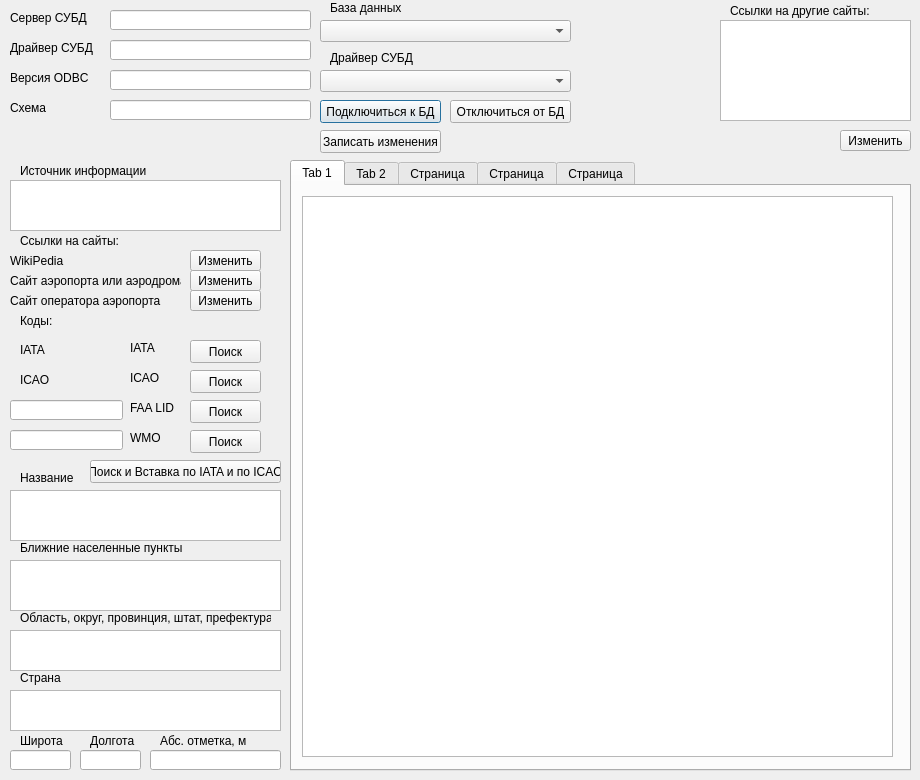
<?xml version="1.0" encoding="UTF-8"?>
<ui version="4.0">
 <class>Dialog</class>
 <widget class="QDialog" name="Dialog">
  <property name="geometry">
   <rect>
    <x>0</x>
    <y>0</y>
    <width>920</width>
    <height>780</height>
   </rect>
  </property>
  <property name="windowTitle">
   <string>Dialog</string>
  </property>
  <widget class="QLabel" name="label_12">
   <property name="geometry">
    <rect>
     <x>10</x>
     <y>40</y>
     <width>91</width>
     <height>16</height>
    </rect>
   </property>
   <property name="text">
    <string>Драйвер СУБД</string>
   </property>
  </widget>
  <widget class="QLineEdit" name="lineEdit_ODBCversion">
   <property name="geometry">
    <rect>
     <x>110</x>
     <y>70</y>
     <width>201</width>
     <height>20</height>
    </rect>
   </property>
  </widget>
  <widget class="QLabel" name="label_16">
   <property name="geometry">
    <rect>
     <x>330</x>
     <y>50</y>
     <width>111</width>
     <height>16</height>
    </rect>
   </property>
   <property name="text">
    <string>Драйвер СУБД</string>
   </property>
  </widget>
  <widget class="QLabel" name="label_11">
   <property name="geometry">
    <rect>
     <x>10</x>
     <y>10</y>
     <width>91</width>
     <height>16</height>
    </rect>
   </property>
   <property name="text">
    <string>Сервер СУБД</string>
   </property>
  </widget>
  <widget class="QPushButton" name="pushButton_ConnectDB">
   <property name="geometry">
    <rect>
     <x>320</x>
     <y>100</y>
     <width>121</width>
     <height>23</height>
    </rect>
   </property>
   <property name="text">
    <string>Подключиться к БД</string>
   </property>
  </widget>
  <widget class="QLineEdit" name="lineEdit_Driver">
   <property name="geometry">
    <rect>
     <x>110</x>
     <y>40</y>
     <width>201</width>
     <height>20</height>
    </rect>
   </property>
  </widget>
  <widget class="QLineEdit" name="lineEdit_Schema">
   <property name="geometry">
    <rect>
     <x>110</x>
     <y>100</y>
     <width>201</width>
     <height>20</height>
    </rect>
   </property>
  </widget>
  <widget class="QLabel" name="label_14">
   <property name="geometry">
    <rect>
     <x>10</x>
     <y>70</y>
     <width>91</width>
     <height>16</height>
    </rect>
   </property>
   <property name="text">
    <string>Версия ODBC</string>
   </property>
  </widget>
  <widget class="QComboBox" name="comboBox_DB">
   <property name="geometry">
    <rect>
     <x>320</x>
     <y>20</y>
     <width>251</width>
     <height>22</height>
    </rect>
   </property>
  </widget>
  <widget class="QComboBox" name="comboBox_Driver">
   <property name="geometry">
    <rect>
     <x>320</x>
     <y>70</y>
     <width>251</width>
     <height>22</height>
    </rect>
   </property>
  </widget>
  <widget class="QLabel" name="label_8">
   <property name="geometry">
    <rect>
     <x>330</x>
     <y>0</y>
     <width>111</width>
     <height>16</height>
    </rect>
   </property>
   <property name="text">
    <string>База данных</string>
   </property>
  </widget>
  <widget class="QLabel" name="label_15">
   <property name="geometry">
    <rect>
     <x>10</x>
     <y>100</y>
     <width>91</width>
     <height>16</height>
    </rect>
   </property>
   <property name="text">
    <string>Схема</string>
   </property>
  </widget>
  <widget class="QLineEdit" name="lineEdit_Server">
   <property name="geometry">
    <rect>
     <x>110</x>
     <y>10</y>
     <width>201</width>
     <height>20</height>
    </rect>
   </property>
  </widget>
  <widget class="QPushButton" name="pushButton_DisconnectDB">
   <property name="geometry">
    <rect>
     <x>450</x>
     <y>100</y>
     <width>121</width>
     <height>23</height>
    </rect>
   </property>
   <property name="text">
    <string>Отключиться от БД</string>
   </property>
  </widget>
  <widget class="QPushButton" name="pushButton_UpdateDB">
   <property name="enabled">
    <bool>true</bool>
   </property>
   <property name="geometry">
    <rect>
     <x>320</x>
     <y>130</y>
     <width>121</width>
     <height>23</height>
    </rect>
   </property>
   <property name="text">
    <string>Записать изменения</string>
   </property>
  </widget>
  <widget class="QLabel" name="label_17">
   <property name="geometry">
    <rect>
     <x>20</x>
     <y>730</y>
     <width>51</width>
     <height>21</height>
    </rect>
   </property>
   <property name="text">
    <string>Широта</string>
   </property>
  </widget>
  <widget class="QLineEdit" name="lineEdit_HeightAboveSeaLevel">
   <property name="geometry">
    <rect>
     <x>150</x>
     <y>750</y>
     <width>131</width>
     <height>20</height>
    </rect>
   </property>
  </widget>
  <widget class="QLineEdit" name="lineEdit_AirPortLongitude">
   <property name="geometry">
    <rect>
     <x>80</x>
     <y>750</y>
     <width>61</width>
     <height>20</height>
    </rect>
   </property>
  </widget>
  <widget class="QTextEdit" name="textEdit_AirPortCity">
   <property name="geometry">
    <rect>
     <x>10</x>
     <y>560</y>
     <width>271</width>
     <height>51</height>
    </rect>
   </property>
  </widget>
  <widget class="QLabel" name="label_7">
   <property name="geometry">
    <rect>
     <x>20</x>
     <y>670</y>
     <width>181</width>
     <height>16</height>
    </rect>
   </property>
   <property name="text">
    <string>Страна</string>
   </property>
  </widget>
  <widget class="QTextEdit" name="textEdit_SourceCSVFile">
   <property name="geometry">
    <rect>
     <x>10</x>
     <y>180</y>
     <width>271</width>
     <height>51</height>
    </rect>
   </property>
  </widget>
  <widget class="QTextEdit" name="textEdit_AirPortName">
   <property name="geometry">
    <rect>
     <x>10</x>
     <y>490</y>
     <width>271</width>
     <height>51</height>
    </rect>
   </property>
  </widget>
  <widget class="QPushButton" name="pushButton_SearchByIATA">
   <property name="geometry">
    <rect>
     <x>190</x>
     <y>340</y>
     <width>71</width>
     <height>23</height>
    </rect>
   </property>
   <property name="text">
    <string>Поиск</string>
   </property>
  </widget>
  <widget class="QLabel" name="label_6">
   <property name="geometry">
    <rect>
     <x>20</x>
     <y>610</y>
     <width>251</width>
     <height>16</height>
    </rect>
   </property>
   <property name="text">
    <string>Область, округ, провинция, штат, префектура</string>
   </property>
  </widget>
  <widget class="QLabel" name="label_3">
   <property name="geometry">
    <rect>
     <x>20</x>
     <y>470</y>
     <width>61</width>
     <height>16</height>
    </rect>
   </property>
   <property name="text">
    <string>Название</string>
   </property>
  </widget>
  <widget class="QLabel" name="label_5">
   <property name="geometry">
    <rect>
     <x>20</x>
     <y>540</y>
     <width>241</width>
     <height>16</height>
    </rect>
   </property>
   <property name="text">
    <string>Ближние населенные пункты</string>
   </property>
  </widget>
  <widget class="QLabel" name="label_2">
   <property name="geometry">
    <rect>
     <x>130</x>
     <y>370</y>
     <width>41</width>
     <height>16</height>
    </rect>
   </property>
   <property name="text">
    <string>ICAO</string>
   </property>
  </widget>
  <widget class="QLineEdit" name="lineEdit_AirPortLatitude">
   <property name="geometry">
    <rect>
     <x>10</x>
     <y>750</y>
     <width>61</width>
     <height>20</height>
    </rect>
   </property>
  </widget>
  <widget class="QLabel" name="label_19">
   <property name="geometry">
    <rect>
     <x>90</x>
     <y>730</y>
     <width>51</width>
     <height>21</height>
    </rect>
   </property>
   <property name="text">
    <string>Долгота</string>
   </property>
  </widget>
  <widget class="QLabel" name="label">
   <property name="geometry">
    <rect>
     <x>130</x>
     <y>340</y>
     <width>41</width>
     <height>16</height>
    </rect>
   </property>
   <property name="text">
    <string>IATA</string>
   </property>
  </widget>
  <widget class="QLabel" name="label_21">
   <property name="geometry">
    <rect>
     <x>20</x>
     <y>160</y>
     <width>171</width>
     <height>21</height>
    </rect>
   </property>
   <property name="text">
    <string>Источник информации</string>
   </property>
  </widget>
  <widget class="QTextEdit" name="textEdit_AirPortCounty">
   <property name="geometry">
    <rect>
     <x>10</x>
     <y>630</y>
     <width>271</width>
     <height>41</height>
    </rect>
   </property>
  </widget>
  <widget class="QTextEdit" name="textEdit_AirPortCountry">
   <property name="geometry">
    <rect>
     <x>10</x>
     <y>690</y>
     <width>271</width>
     <height>41</height>
    </rect>
   </property>
  </widget>
  <widget class="QLabel" name="label_22">
   <property name="geometry">
    <rect>
     <x>160</x>
     <y>730</y>
     <width>111</width>
     <height>21</height>
    </rect>
   </property>
   <property name="text">
    <string>Абс. отметка, м</string>
   </property>
  </widget>
  <widget class="QLabel" name="label_24">
   <property name="geometry">
    <rect>
     <x>130</x>
     <y>400</y>
     <width>51</width>
     <height>16</height>
    </rect>
   </property>
   <property name="text">
    <string>FAA LID</string>
   </property>
  </widget>
  <widget class="QLineEdit" name="lineEdit_AirPortCodeFAA_LID">
   <property name="geometry">
    <rect>
     <x>10</x>
     <y>400</y>
     <width>113</width>
     <height>20</height>
    </rect>
   </property>
  </widget>
  <widget class="QPushButton" name="pushButton_SearchByICAO">
   <property name="geometry">
    <rect>
     <x>190</x>
     <y>370</y>
     <width>71</width>
     <height>23</height>
    </rect>
   </property>
   <property name="text">
    <string>Поиск</string>
   </property>
  </widget>
  <widget class="QPushButton" name="pushButton_SearchAndInsertByIATAandICAO">
   <property name="geometry">
    <rect>
     <x>90</x>
     <y>460</y>
     <width>191</width>
     <height>23</height>
    </rect>
   </property>
   <property name="text">
    <string>Поиск и Вставка по IATA и по ICAO</string>
   </property>
  </widget>
  <widget class="QLabel" name="label_29">
   <property name="geometry">
    <rect>
     <x>580</x>
     <y>10</y>
     <width>131</width>
     <height>141</height>
    </rect>
   </property>
   <property name="text">
    <string/>
   </property>
   <property name="pixmap">
    <pixmap>Q:/SoftWare Application/GraphicalIDEs/GraphicalResources/Icons/internal_drive_alt_13801.ico</pixmap>
   </property>
  </widget>
  <widget class="QTabWidget" name="tabWidget">
   <property name="geometry">
    <rect>
     <x>290</x>
     <y>160</y>
     <width>621</width>
     <height>611</height>
    </rect>
   </property>
   <property name="currentIndex">
    <number>0</number>
   </property>
   <widget class="QWidget" name="tab_1">
    <attribute name="title">
     <string>Tab 1</string>
    </attribute>
    <widget class="QTextEdit" name="textEdit_AirPortDescription">
     <property name="geometry">
      <rect>
       <x>10</x>
       <y>10</y>
       <width>591</width>
       <height>561</height>
      </rect>
     </property>
    </widget>
   </widget>
   <widget class="QWidget" name="tab_2">
    <attribute name="title">
     <string>Tab 2</string>
    </attribute>
    <widget class="QTextEdit" name="textEdit_AirPortFacilities">
     <property name="geometry">
      <rect>
       <x>10</x>
       <y>10</y>
       <width>591</width>
       <height>561</height>
      </rect>
     </property>
    </widget>
   </widget>
   <widget class="QWidget" name="tab_3">
    <attribute name="title">
     <string>Страница</string>
    </attribute>
    <widget class="QTextEdit" name="textEdit_Incidents">
     <property name="geometry">
      <rect>
       <x>10</x>
       <y>10</y>
       <width>591</width>
       <height>561</height>
      </rect>
     </property>
    </widget>
   </widget>
   <widget class="QWidget" name="tab_4">
    <attribute name="title">
     <string>Страница</string>
    </attribute>
    <widget class="QWidget" name="verticalLayoutWidget">
     <property name="geometry">
      <rect>
       <x>10</x>
       <y>9</y>
       <width>591</width>
       <height>561</height>
      </rect>
     </property>
     <layout class="QVBoxLayout" name="verticalLayout_Map"/>
    </widget>
   </widget>
   <widget class="QWidget" name="tab_5">
    <attribute name="title">
     <string>Страница</string>
    </attribute>
   </widget>
  </widget>
  <widget class="QTextBrowser" name="textBrowser_HyperLinks">
   <property name="geometry">
    <rect>
     <x>720</x>
     <y>20</y>
     <width>191</width>
     <height>101</height>
    </rect>
   </property>
  </widget>
  <widget class="QLabel" name="label_25">
   <property name="geometry">
    <rect>
     <x>730</x>
     <y>0</y>
     <width>161</width>
     <height>21</height>
    </rect>
   </property>
   <property name="text">
    <string>Ссылки на другие сайты:</string>
   </property>
  </widget>
  <widget class="QPushButton" name="pushButton_HyperLinkChange_Wikipedia">
   <property name="geometry">
    <rect>
     <x>190</x>
     <y>250</y>
     <width>71</width>
     <height>21</height>
    </rect>
   </property>
   <property name="text">
    <string>Изменить</string>
   </property>
  </widget>
  <widget class="QPushButton" name="pushButton_HyperLinkChange_AirPort">
   <property name="geometry">
    <rect>
     <x>190</x>
     <y>270</y>
     <width>71</width>
     <height>21</height>
    </rect>
   </property>
   <property name="text">
    <string>Изменить</string>
   </property>
  </widget>
  <widget class="QPushButton" name="pushButton_HyperLinkChange_Operator">
   <property name="geometry">
    <rect>
     <x>190</x>
     <y>290</y>
     <width>71</width>
     <height>21</height>
    </rect>
   </property>
   <property name="text">
    <string>Изменить</string>
   </property>
  </widget>
  <widget class="QLabel" name="label_hyperlink_to_WikiPedia">
   <property name="geometry">
    <rect>
     <x>10</x>
     <y>250</y>
     <width>171</width>
     <height>21</height>
    </rect>
   </property>
   <property name="text">
    <string>WikiPedia</string>
   </property>
  </widget>
  <widget class="QLabel" name="label_HyperLink_to_AirPort">
   <property name="geometry">
    <rect>
     <x>10</x>
     <y>270</y>
     <width>171</width>
     <height>21</height>
    </rect>
   </property>
   <property name="text">
    <string>Сайт аэропорта или аэродрома</string>
   </property>
  </widget>
  <widget class="QLabel" name="label_HyperLink_to_Operator">
   <property name="geometry">
    <rect>
     <x>10</x>
     <y>290</y>
     <width>171</width>
     <height>21</height>
    </rect>
   </property>
   <property name="text">
    <string>Сайт оператора аэропорта</string>
   </property>
  </widget>
  <widget class="QPushButton" name="pushButton_HyperLinksChange">
   <property name="geometry">
    <rect>
     <x>840</x>
     <y>130</y>
     <width>71</width>
     <height>21</height>
    </rect>
   </property>
   <property name="text">
    <string>Изменить</string>
   </property>
  </widget>
  <widget class="QLabel" name="label_26">
   <property name="geometry">
    <rect>
     <x>20</x>
     <y>230</y>
     <width>161</width>
     <height>21</height>
    </rect>
   </property>
   <property name="text">
    <string>Ссылки на сайты:</string>
   </property>
  </widget>
  <widget class="QLabel" name="label_27">
   <property name="geometry">
    <rect>
     <x>130</x>
     <y>430</y>
     <width>51</width>
     <height>16</height>
    </rect>
   </property>
   <property name="text">
    <string>WMO</string>
   </property>
  </widget>
  <widget class="QLineEdit" name="lineEdit_AirPortCodeWMO">
   <property name="geometry">
    <rect>
     <x>10</x>
     <y>430</y>
     <width>113</width>
     <height>20</height>
    </rect>
   </property>
  </widget>
  <widget class="QPushButton" name="pushButton_SearchByFAALID">
   <property name="geometry">
    <rect>
     <x>190</x>
     <y>400</y>
     <width>71</width>
     <height>23</height>
    </rect>
   </property>
   <property name="text">
    <string>Поиск</string>
   </property>
  </widget>
  <widget class="QPushButton" name="pushButton_SearchByWMO">
   <property name="geometry">
    <rect>
     <x>190</x>
     <y>430</y>
     <width>71</width>
     <height>23</height>
    </rect>
   </property>
   <property name="text">
    <string>Поиск</string>
   </property>
  </widget>
  <widget class="QLabel" name="label_28">
   <property name="geometry">
    <rect>
     <x>20</x>
     <y>310</y>
     <width>41</width>
     <height>21</height>
    </rect>
   </property>
   <property name="text">
    <string>Коды:</string>
   </property>
  </widget>
  <widget class="QLabel" name="label_CodeIATA">
   <property name="geometry">
    <rect>
     <x>20</x>
     <y>340</y>
     <width>101</width>
     <height>20</height>
    </rect>
   </property>
   <property name="text">
    <string>IATA</string>
   </property>
  </widget>
  <widget class="QLabel" name="label_CodeICAO">
   <property name="geometry">
    <rect>
     <x>20</x>
     <y>370</y>
     <width>101</width>
     <height>20</height>
    </rect>
   </property>
   <property name="text">
    <string>ICAO</string>
   </property>
  </widget>
 </widget>
 <resources/>
 <connections/>
</ui>
